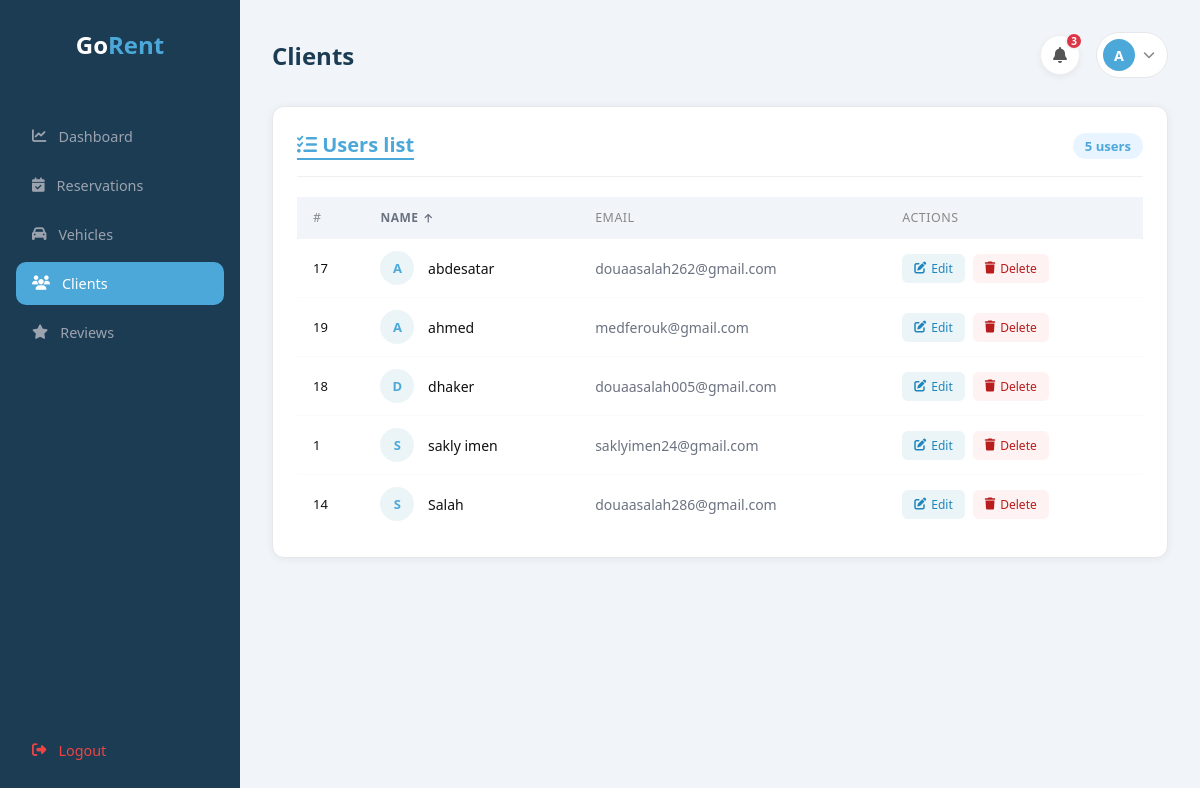
Page /admin/clients.php (signed in) on the committed database.
### tables this page shows
CREATE TABLE `users` (
  `idclient` int(11) NOT NULL,
  `email` varchar(70) NOT NULL,
  `nom` varchar(100) NOT NULL,
  `motdepasse` varchar(100) NOT NULL,
  `created_at` timestamp NOT NULL DEFAULT current_timestamp() ON UPDATE current_timestamp()
);

### admin/clients.php (the view, shortened to what this page needs)
<?php
$conn = new mysqli("localhost", "root", "", "locationvoitures");
$sort = isset($_GET['sort']) && $_GET['sort'] === 'desc' ? 'desc' : 'asc';
$next = $sort === 'asc' ? 'desc' : 'asc';
$icon = $sort === 'asc' ? 'fa-arrow-up' : 'fa-arrow-down';
$result = $conn->query("SELECT idclient, nom, email FROM users ORDER BY nom $sort");
$notif_result = $conn->query("SELECT id_reservation, u.nom, v.marque, v.modele, r.date_debut
    FROM reservation r
    JOIN users u ON r.id_client = u.idclient
    JOIN voitures v ON r.id_voiture = v.id
    WHERE r.statut = 'Pending'
    ORDER BY r.id_reservation DESC");
$notif_count = $notif_result->num_rows;
?>
<!DOCTYPE html>
<html lang="en">
<head>
    <link rel="stylesheet" href="styles/sidebar.css" />
    <link rel="stylesheet" href="styles/clients.css" />
    <link rel="stylesheet" href="https://cdnjs.cloudflare.com/ajax/libs/font-awesome/6.5.0/css/all.min.css" />
</head>
<body>
    <div class="admin-layout">
        <aside class="sidebar">
            <?php include 'sidebar.php'; ?>
        </aside>
        <main class="admin-main">
            <div class="admin-header">
                <h1>Clients</h1>
                <div style="display:flex; align-items:center; gap:16px;">
                    <div class="notif-wrapper" id="notifWrapper">
                        <button class="notif-btn" onclick="toggleNotif()">
                            <i class="fa-solid fa-bell"></i>
                            <?php if ($notif_count > 0): ?>
                                <span class="notif-badge"><?php echo $notif_count; ?></span>
                            <?php endif; ?>
                        </button>
                    </div>
                    <div class="admin-profile">
                        <a href="profile.php" class="profile-btn">
                            <div class="profile-avatar">
                                <?php echo strtoupper(substr($_SESSION['admin_nom'], 0, 1)); ?>
                            </div>
                            <i class="fa-solid fa-chevron-down" style="font-size:0.75rem; color:#888;"></i>
                        </a>
                    </div>
                </div>
            </div>
            <div class="admin-card">
                <div class="admin-card-header">
                    <h2><i class="fas fa-list-check"></i> Users list</h2>
                    <span class="badge-count"><?= $result->num_rows ?> users</span>
                </div>
                <?php if ($result->num_rows > 0): ?>
                    <table>
                        <thead>
                            <tr>
                                <th>#</th>
                                <th>
                                    <a href="clients.php?sort=<?= $next ?>" class="sort-link">
                                        Name <i class="fa <?= $icon ?>"></i>
                                    </a>
                                </th>
                                <th>Email</th>
                                <th>Actions</th>
                            </tr>
                        </thead>
                        <tbody>
                            <?php while ($row = $result->fetch_assoc()): ?>
                                <tr>
                                    <td style=" font-size:13px;">
                                        <?= $row['idclient'] ?>
                                    </td>
                                    <td>
                                        <span class="user-avatar">
                                            <?= strtoupper(substr($row['nom'], 0, 1)) ?>
                                        </span>
                                        <span class="user-name">
                                            <?= htmlspecialchars($row['nom']) ?>
                                        </span>
                                    </td>
                                    <td style="color:#6B7280;">
                                        <?= htmlspecialchars($row['email']) ?>
                                    </td>
                                    <td>
                                        <div class="actions">
                                            <button class="btn-edit" onclick="openModal(
                                            <?= $row['idclient'] ?>,
                                            `<?= addslashes($row['nom']) ?>`,
                                            `<?= addslashes($row['email']) ?>`
                                        )">
                                                <i class="fas fa-edit"></i> Edit
                                            </button>
                                            <a href="clients.php?delete=<?= $row['idclient'] ?>&sort=<?= $sort ?>"
                                                class="btn-delete"
                                                onclick="return confirm('Delete <?= addslashes($row['nom']) ?>?')">
                                                <i class="fa fa-trash"></i> Delete
                                            </a>
                                        </div>
                                    </td>
                                </tr>
                            <?php endwhile; ?>
                        </tbody>
                    </table>
                <?php endif; ?>
            </div>
        </main>
    </div>
</body>
</html>

### admin/styles/sidebar.css (style rules this page uses)
* { margin: 0; padding: 0; box-sizing: border-box; font-family: 'Segoe UI', sans-serif; }
body { background: #f1f5f9; }
.admin-layout { display: flex; min-height: 100vh; }
.sidebar { width: 240px; background: #1B3C53; display: flex; flex-direction: column; padding: 28px 16px; position: fixed; top: 0; left: 0; height: 100vh; }
.admin-main { margin-left: 240px; padding: 32px; flex: 1; }
.admin-header { display: flex; justify-content: space-between; align-items: center; margin-bottom: 28px; }
.admin-header h1 { font-size: 1.5rem; font-weight: 700; color: #1B3C53; }
.profile-btn { display: flex; align-items: center; gap: 8px; background: #fff; border: 1px solid #e5e7eb; border-radius: 50px; padding: 6px 12px 6px 6px; text-decoration: none; transition: background 0.2s; cursor: pointer; }
.profile-avatar { width: 32px; height: 32px; border-radius: 50%; background: #4DA8DA; color: #fff; display: flex; align-items: center; justify-content: center; font-size: 0.9rem; font-weight: 700; }
.admin-card { background: #fff; border-radius: 14px; padding: 24px; box-shadow: 0 1px 8px rgba(0, 0, 0, 0.06); }
.admin-card-header { display: flex; justify-content: space-between; align-items: center; margin-bottom: 20px; padding-bottom: 16px; border-bottom: 1px solid #f0f0f0; }
.admin-card-header h2 { font-size: 1.1rem; font-weight: 700; color: #1B3C53; }
.admin-card-header span { background: #e8f4ff; color: #4DA8DA; padding: 4px 12px; border-radius: 20px; font-size: 0.82rem; font-weight: 600; }

### admin/styles/clients.css (style rules this page uses)
:root { --blue: #4DA8DA; --blue-soft: #EBF4F6; --sidebar-width: 240px; }
* { margin: 0; padding: 0; box-sizing: border-box; font-family: 'Segoe UI', sans-serif; }
body { background: #f1f5f9; }
.admin-layout { display: flex; min-height: 100vh; }
.admin-main { margin-left: 240px; padding: 32px; flex: 1; }
.admin-card { background: #fff; border: 1px solid #E5E7EB; border-radius: 12px; overflow: hidden; margin-bottom: 1.5rem; }
.admin-card-header { display: flex; justify-content: space-between; align-items: center; margin-bottom: 20px; padding-bottom: 16px; border-bottom: 1px solid #f0f0f0; }
.admin-card-header h2 { font-size: 20px; color: var(--blue); border-bottom: 2px solid var(--blue); }
.notif-wrapper { position: relative; }
.notif-btn { position: relative; background: white; border: 1px solid #eee; border-radius: 50%; width: 40px; height: 40px; display: flex; align-items: center; justify-content: center; cursor: pointer; font-size: 16px; color: #555; box-shadow: 0 2px 6px rgba(0, 0, 0, 0.06); transition: all 0.2s; }
.notif-badge { position: absolute; top: -4px; right: -4px; background: #dc3545; color: white; font-size: 10px; font-weight: 700; border-radius: 50%; width: 18px; height: 18px; display: flex; align-items: center; justify-content: center; border: 2px solid #f1f5f9; }
.badge-count { background: #EBF4F6; color: #4DA8DA; font-size: 12px; font-weight: 600; padding: 3px 10px; border-radius: 20px; }
table { width: 100%; border-collapse: collapse; }
thead tr { background: #f1f5f9; }
th { text-align: left; padding: 12px 16px; font-size: 0.78rem; color: #888; text-transform: uppercase; letter-spacing: 0.04em; font-weight: 500; border-bottom: 1px solid #F3F4F6; }
td { padding: 12px 16px; font-size: 14px; color: #111; border-bottom: 1px solid #F9FAFB; vertical-align: middle; }
tbody tr:last-child td { border-bottom: none; }
.user-avatar { width: 34px; height: 34px; border-radius: 50%; background: #EBF4F6; color: #4DA8DA; display: inline-flex; align-items: center; justify-content: center; font-size: 13px; font-weight: 600; margin-right: 10px; vertical-align: middle; }
.user-name { vertical-align: middle; font-weight: 500; }
.sort-link { color: #6B7280; text-decoration: none; display: inline-flex; align-items: center; gap: 6px; font-size: 12px; font-weight: 600; text-transform: uppercase; letter-spacing: 0.04em; }
.sort-link i { font-size: 10px; }
.actions { display: flex; gap: 8px; }
.btn-edit { padding: 6px 12px; background: #EBF4F6; color: #1f86bd; border: none; border-radius: 6px; font-size: 12px; font-weight: 500; cursor: pointer; text-decoration: none; display: inline-flex; align-items: center; gap: 5px; }
.btn-delete { padding: 6px 12px; background: #FEF2F2; color: #B91C1C; border: none; border-radius: 6px; font-size: 12px; font-weight: 500; cursor: pointer; text-decoration: none; display: inline-flex; align-items: center; gap: 5px; }

### rows in the picture
users: idclient "17", nom "A", nom "abdesatar", email "douaasalah262@gmail.com"
users: idclient "19", nom "A", nom "ahmed", email "medferouk@gmail.com"
users: idclient "18", nom "D", nom "dhaker", email "douaasalah005@gmail.com"
users: idclient "1", nom "S", nom "sakly imen", email "saklyimen24@gmail.com"
users: idclient "14", nom "S", nom "Salah", email "douaasalah286@gmail.com"

### other values in the picture
$notif_count "3"
substr($_SESSION['admin_nom'], 0, 1) "A"
$result->num_rows "5"
